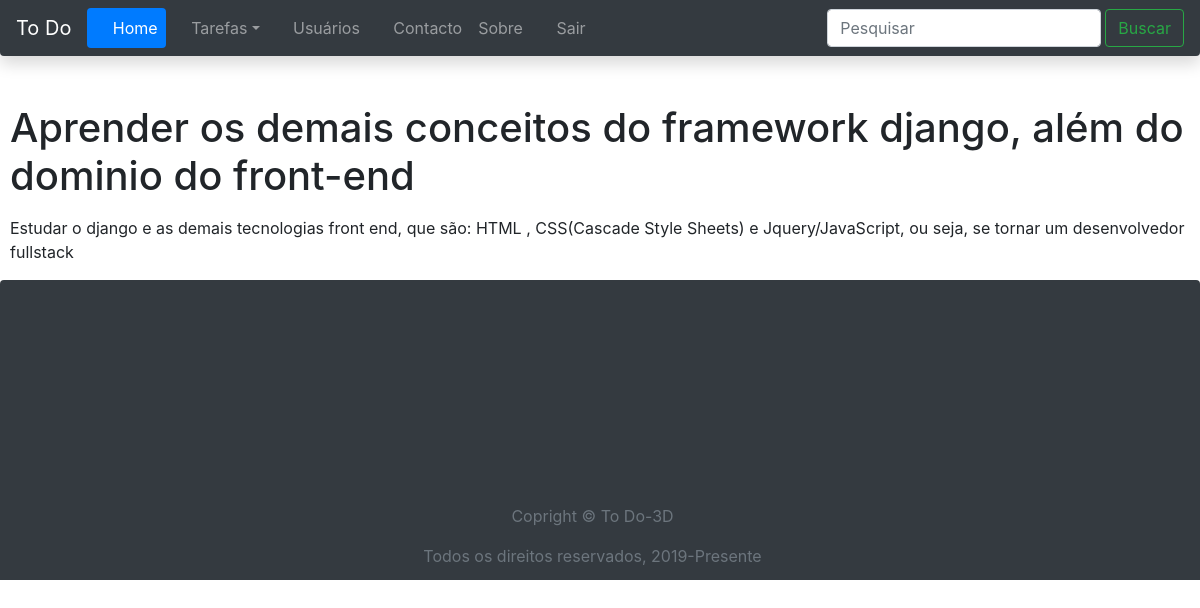
The app's page /task/35 (signed in) with its own data.
### tasks/models.py (models this page shows, shortened)
class Task(models.Model):
    STATUS = (
        ('doing', 'Doing'),
        ('done', 'Done'),
    )
    title = models.CharField(verbose_name='Titulo', max_length=250)
    description = models.TextField(verbose_name='Descrição')
    done = models.CharField(
        max_length=5, choices=STATUS)
    user = models.ForeignKey(get_user_model(), on_delete=models.CASCADE)
    created_at = models.DateTimeField(verbose_name='Criado em', auto_now_add=True)
    updated = models.DateTimeField(verbose_name='Actualizado em', auto_now=True)

### tasks/views.py (the view)
# urls.py: path('task/<int:id>', views.description, name='task-decripton'),
@login_required()
def description(request, id):
    task = get_object_or_404(Task, pk=id)
    return render(request, "tasks/description.html", {'task': task})

### tasks/templates/tasks/description.html (shortened to what this page needs)
{% extends "base.html" %}
{% block content %}
<div class="container-fluid pad-content">
    <h1>{{task.title}}</h1>
    <p>{{task.description|linebreaks}}</p>
</div>
{% endblock%}

### tasks/static/css/styles.css (style rules this page uses)
.container-fluid { padding-left:0; padding-right:-20; margin:0; }
.pad-content { padding-left: 10px; padding-right 10px; }

### records on screen
Task: title "Aprender os demais conceitos do framework django, além do dominio do front-end", description "Estudar o django e as demais tecnologias front end, que são: HTML , CSS(Cascade Style Sheets) e Jquery/JavaScript, ou seja, se tornar um desenvolvedor fullstack"
